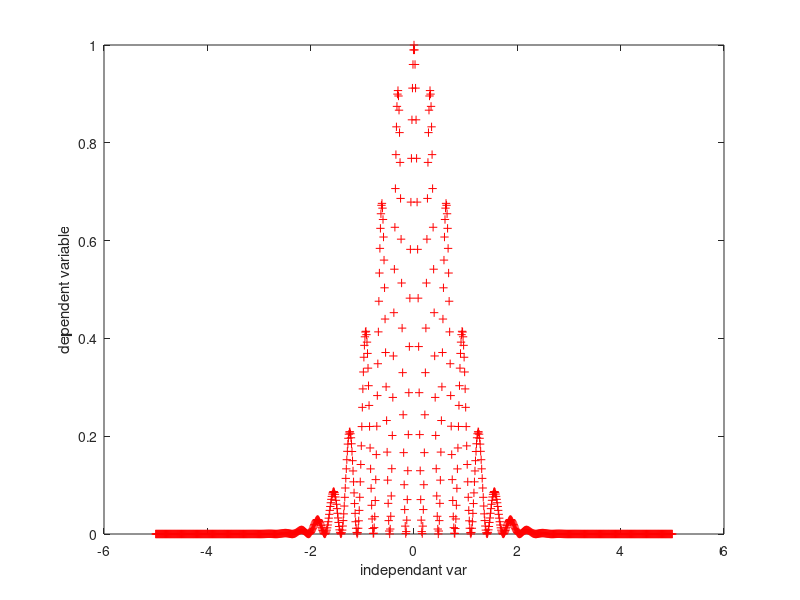

The MATLAB script that drew this image:
clear all
close all
clc

delta_x = 0.01;
x = -5: delta_x: 5;
f = (cos(10*x)).^2.*exp(-x.^2);

figure(1)
plot(x, f, 'r+')

xlabel('independant var')
ylabel('dependent variable')